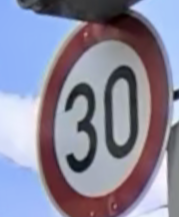
#> input picture Base pictures/1/IMG_1202.PNG, 179 x 217 px, found by its file name; its folder holds only this picture in this run
$ python rgb.py
#> lines starting #> are read from the running program, lines starting #| are printed output that depends on the picture
import cv2
from PIL import Image
import os


input_folders = [1, 2, 4, 7, 11, 12, 13, 14, 15, 17, 18, 21, 22, 23, 26, 27, 32, 33, 35, 38]

base_input_dir = 'Base pictures'

base_output_dir = 'Generated Pictures/RGB'


def bearbeiten(input_image_path, output_image_path):
#> called with input_image_path = 'Base pictures/1/IMG_1202.PNG', output_image_path = 'Generated Pictures/RGB/1/IMG_1202.PNG'
    with Image.open(input_image_path) as img:
#> img is the input picture: PIL image 179x217 RGBA; mean R, G, B, A 138.1, 136.4, 156.9, 255
        img = img.convert('RGB')
#> img: PIL image 179x217 RGB
        pixels = img.load()

        for i in range(img.width):
            for j in range(img.height):
                r, g, b = pixels[i, j]
                pixels[i, j] = (255 - r, 255 - g, 255 - b)

            img.save(output_image_path)
#> this loop made 179 passes
#> pass 1, in bearbeiten, `img.save(output_image_path)`:
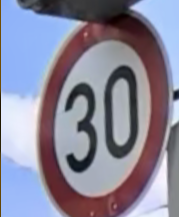
#> saved as IMG_1202.PNG: PIL image 179x217 RGB; mean R, G, B 137.7, 135.7, 155.5
#> pass 2, in bearbeiten, `img.save(output_image_path)`:
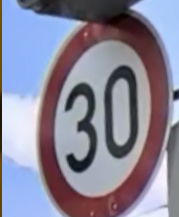
#> saved as IMG_1202.PNG: PIL image 179x217 RGB; mean R, G, B 137.2, 134.9, 154.2
#> after the loop:
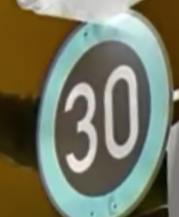
#> img: PIL image 179x217 RGB; mean R, G, B 116.9, 118.6, 98.1

for folder_number in input_folders:
    input_folder = os.path.join(base_input_dir, str(folder_number))
    output_folder = os.path.join(base_output_dir, str(folder_number))
    os.makedirs(output_folder, exist_ok=True)

    # Alle Dateien im Eingabeordner durchlaufen
#> (the run stopped early here; a loop or call above may not have finished)
